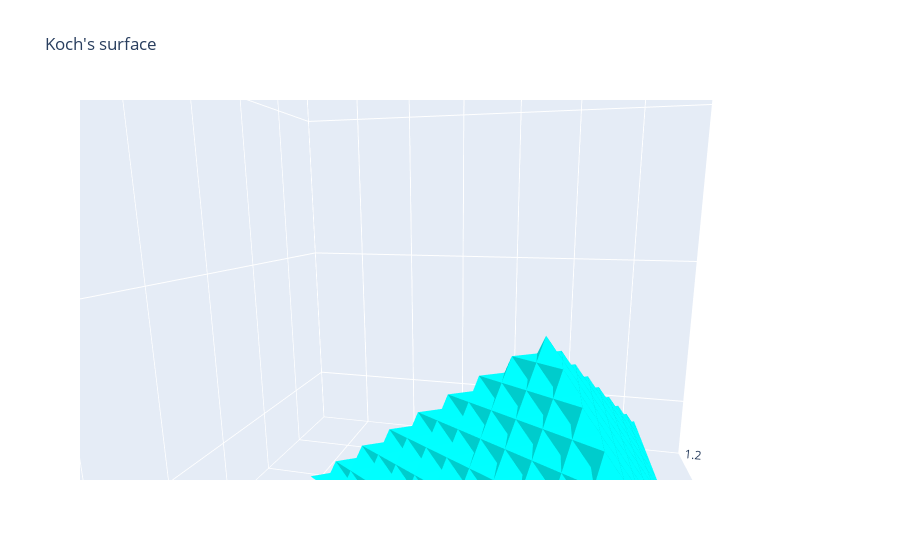

The notebook cell saved with this chart:
### Code cell
plotTriangle(generate_Koch_surface([[[0,0,0], [1/2, sqrt(3)/2, 0], [1, 0, 0]]], 4))
